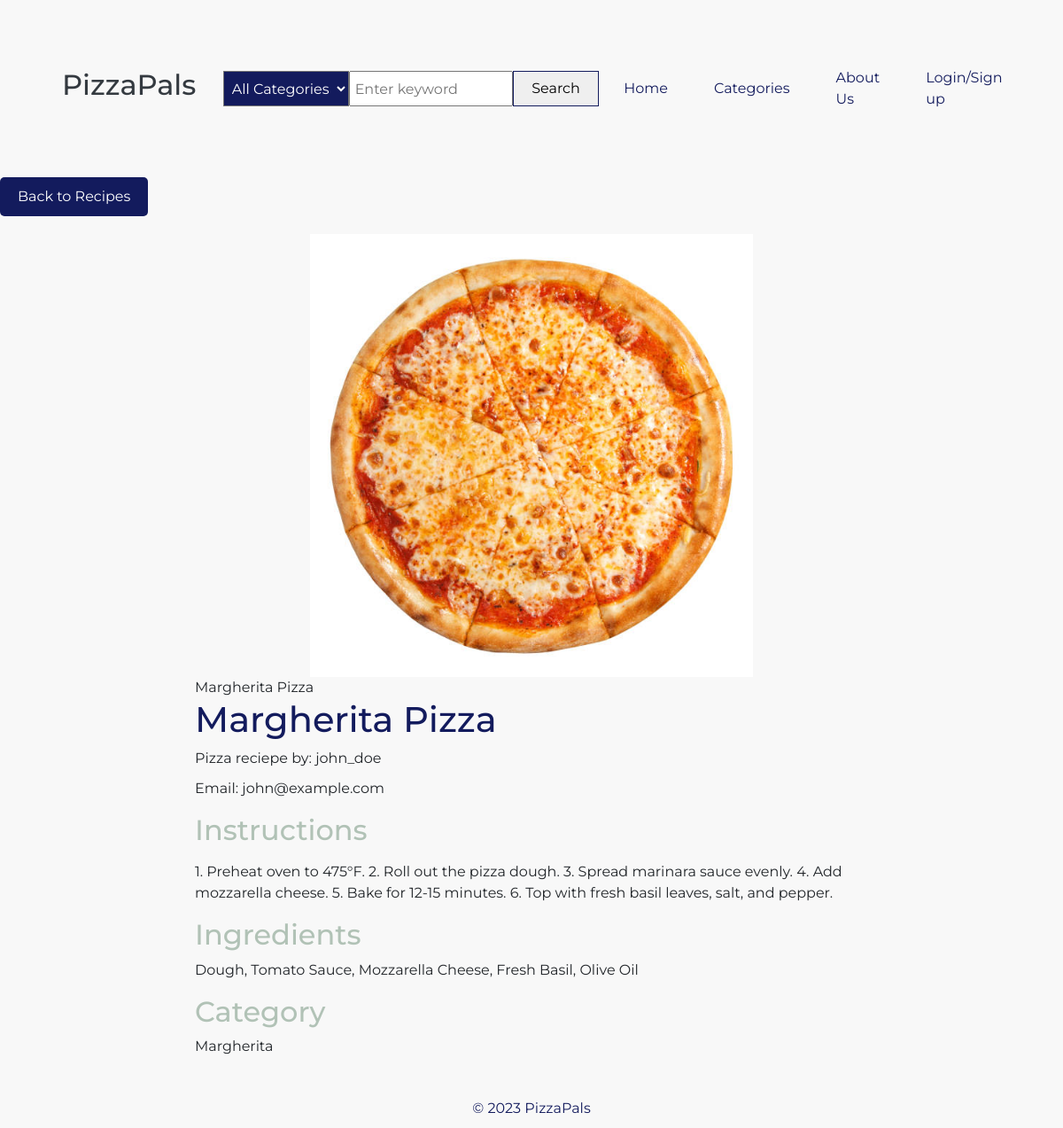
Screenshot of /view_post.php?id=12 with the database file from the repository.
### tables this page shows
CREATE TABLE `pizzarecipes` (
  `recipe_id` int(11) NOT NULL,
  `title` varchar(255) DEFAULT NULL,
  `ingredients` text DEFAULT NULL,
  `instructions` text DEFAULT NULL,
  `image_url` varchar(255) DEFAULT NULL,
  `created_at` datetime DEFAULT NULL,
  `user_id` int(11) DEFAULT NULL,
  `category_id` int(11) DEFAULT NULL
);

CREATE TABLE `users` (
  `user_id` int(11) NOT NULL,
  `username` varchar(255) DEFAULT NULL,
  `password` varchar(255) DEFAULT NULL,
  `email` varchar(255) DEFAULT NULL,
  `is_admin` tinyint(1) DEFAULT NULL
);

CREATE TABLE `categories` (
  `category_id` int(11) NOT NULL,
  `title` varchar(255) DEFAULT NULL
);

### view_post.php (the view, shortened to what this page needs)
<?php
$database = new Database();
$pdo = $database->getConnection();
$recipe_id = (isset($_GET['id']) && $_GET['id']) ? $_GET['id'] : '0';
$query = "SELECT
    R.recipe_id,
    R.title AS recipe_title,
    R.instructions,
    R.ingredients,
    R.image_url,
    C.title,
    U.username AS user_username,
    U.email AS user_email
FROM pizzarecipes R
INNER JOIN categories C ON R.category_id = C.category_id
INNER JOIN Users U ON R.user_id = U.user_id
WHERE R.recipe_id = :recipeId";
$stmt = $pdo->prepare($query);
$stmt->bindParam(':recipeId', $recipe_id, PDO::PARAM_INT);
$stmt->execute();
$recipe_data = $stmt->fetch(PDO::FETCH_ASSOC);
?>
<?php include('shared/header.php');?>
<main>
    <div class="previous-page">
        <a class="btn" href="index.php">Back to Recipes</a>
    </div>
<div class="container view-recipe">
    <div class="image-container">
    <?php if (!empty($recipe_data['image_url'])) { ?>
        <img src="<?php echo $recipe_data['image_url'] ?>" width="500">
    <?php } ?>
    </div>
    <div class="details-container">
        <?php echo $recipe_data['recipe_title'];?>
        <h1 class="recipe-title"><?php echo $recipe_data['recipe_title']; ?></h1>
        <div class="detail-item">Pizza reciepe by: <?php echo $recipe_data['user_username']; ?></div>
        <p class="user-info">Email: <?php echo $recipe_data['user_email']; ?></p>
        <h2 class="section-title">Instructions</h2>
        <p class="instructions"><?php echo $recipe_data['instructions']; ?></p>
        <h2 class="section-title">Ingredients</h2>
        <p class="ingredients"><?php echo $recipe_data['ingredients']; ?></p>
        <h2 class="section-title">Category</h2>
        <p class="category"><?php echo $recipe_data['title']; ?></p>
    </div>
</div>
</main>
<?php include('shared/footer.php');?>

### css/styles.css (style rules this page uses)
body { font-family: 'Montserrat', Arial, sans-serif; margin: 0; padding: 0; background-color: #f8f8f8; }
.container.view-recipe { display: flex; flex-wrap: wrap; justify-content: space-around; }
.container { max-width: 800px; margin: 0 auto; padding: 20px; }
.recipe-title { color: #131b5d; }
.section-title { color: #b1c2b6; }
.detail-item { margin-bottom: 10px; }
a { color: #131b5d; text-decoration: none; }
.btn { background-color: #131b5d; color: #fff; padding: 10px 20px; border: none; border-radius: 5px; text-decoration: none; display: inline-block; cursor: pointer; }

### rows the page displays
pizzarecipes: image_url (picture), title "Margherita Pizza", user.username "john_doe", user.email "john@example.com", instructions "1. Preheat oven to 475°F. 2. Roll out the pizza dough. 3. Spread marinara sauce evenly. 4. Add mozzarella cheese. 5. Bake for 12-15 minutes. 6. Top with fresh basil leaves, salt, and pepper.", ingredients "Dough, Tomato Sauce, Mozzarella Cheese, Fresh Basil, Olive Oil", category.title "Margherita"
